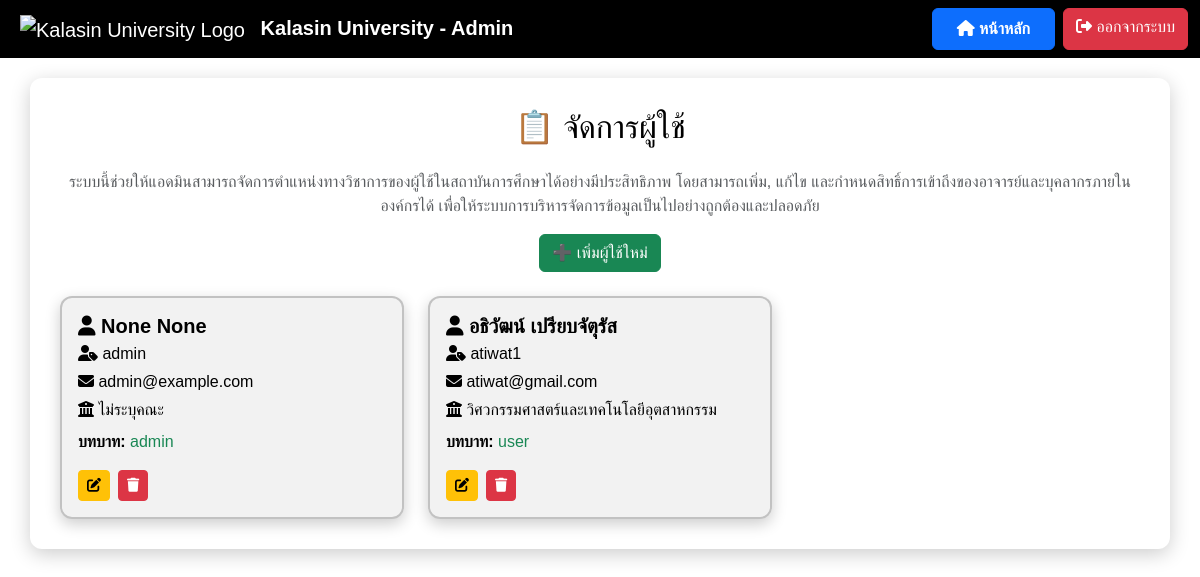
The app's page /manage_users (signed in) with its own data.
### app.py (models this page shows)
class User(db.Model, UserMixin):
    __tablename__ = "user"
    id        = db.Column(db.Integer, primary_key=True)
    username  = db.Column(db.String(80),  unique=True, nullable=False)
    password  = db.Column(db.String(128), nullable=False)   # เก็บ hash ได้ยาว ๆ
    full_name = db.Column(db.String(150), nullable=False)
    first_name = db.Column(db.String(80))
    last_name  = db.Column(db.String(80))
    faculty    = db.Column(db.String(100), nullable=False)
    email      = db.Column(db.String(120), unique=True, nullable=False)
    role       = db.Column(db.String(20),  default="user")
    phone      = db.Column(db.String(20))   # 🆕 เพิ่มบรรทัดนี้
    position = db.Column(db.String(100), nullable=True)
    requests = db.relationship(
        "AcademicRequest",
        backref="user",
        cascade="all, delete-orphan",
        lazy="dynamic"
    )
    workflow_steps = db.relationship(
        "WorkflowStep",
        backref="user",
        cascade="all, delete-orphan",
        lazy="dynamic"
    )
    contact_messages = db.relationship(
        "ContactMessage",
        back_populates="user",
        cascade="all, delete-orphan", # <-- This is the crucial instruction
        lazy="dynamic"
    )

### app.py (the view)
@app.route('/manage_users')
def manage_users():
    if 'role' not in session or session['role'] not in ['admin', ]:
        flash("❌ คุณไม่มีสิทธิ์เข้าถึงหน้านี้!", "danger")
        return redirect(url_for('admin_login'))  # ถ้าไม่ใช่ admin, ให้ไปหน้า login
    users = User.query.all()
    return render_template('manage_users.html', users=users)

### app.py (called while the page is built)
@app.template_filter("faculty_th")
def faculty_th(code):
    return FACULTY_MAP.get(code, "ไม่ระบุคณะ")

@app.after_request
def add_no_cache_headers(resp):
    resp.headers['Cache-Control'] = (
        'no-store, no-cache, must-revalidate, max-age=0')
    resp.headers['Pragma'] = 'no-cache'
    resp.headers['Expires'] = '0'
    return resp

### templates/manage_users.html (shortened to what this page needs)
<!DOCTYPE html>
<html lang="th">
<head>
    <link href="https://cdn.jsdelivr.net/npm/bootstrap@5.3.3/dist/css/bootstrap.min.css" rel="stylesheet">
    <link rel="stylesheet" href="https://cdnjs.cloudflare.com/ajax/libs/font-awesome/6.4.2/css/all.min.css">
</head>
<body>
    <nav class="navbar navbar-expand-lg navbar-dark">
        <div class="container-fluid">
            <a class="navbar-brand ms-2" href="{{ url_for('admin_dashboard') }}">
                <img src="https://upload.wikimedia.org/wikipedia/th/4/4e/Kalasin_University_Seal.svg"
                     alt="Kalasin University Logo"
                     style="height: 50px; margin-right: 10px;">
                <strong>Kalasin University - Admin</strong>
            </a>
            <div class="ms-auto d-flex">
                <a href="{{ url_for('admin_dashboard') }}" class="btn btn-primary fw-bold px-4 py-2 me-2">
                    <i class="fas fa-home"></i> หน้าหลัก
                </a>
                <a href="{{ url_for('admin_logout') }}" class="btn btn-danger ">
  <i class="fas fa-sign-out-alt"></i> ออกจากระบบ
</a>
            </div>
        </div>
    </nav>
    <div class="container container-custom">
        <h2 class="mb-4 text-center">📋 จัดการผู้ใช้</h2>
    <p class="text-center text-muted">
        ระบบนี้ช่วยให้แอดมินสามารถจัดการตำแหน่งทางวิชาการของผู้ใช้ในสถาบันการศึกษาได้อย่างมีประสิทธิภาพ
        โดยสามารถเพิ่ม, แก้ไข และกำหนดสิทธิ์การเข้าถึงของอาจารย์และบุคลากรภายในองค์กรได้
        เพื่อให้ระบบการบริหารจัดการข้อมูลเป็นไปอย่างถูกต้องและปลอดภัย
    </p>
        <div class="text-center mb-4">
            <a href="{{ url_for('add_user') }}" class="btn btn-success">
                ➕ เพิ่มผู้ใช้ใหม่
            </a>
        </div>
<div class="row row-cols-1 row-cols-md-2 row-cols-lg-3 g-4">
    {% for user in users %}
    <div class="col">
        <div class="user-card p-3 h-100 d-flex flex-column">
<h5 class="fw-bold mb-1">
    <i class="fas fa-user"></i>
    {{ user.first_name }} {{ user.last_name }}
</h5>
<p class="mb-1"><i class="fas fa-user-tag"></i> {{ user.username }}</p>
<p class="mb-1"><i class="fas fa-envelope"></i> {{ user.email }}</p>
<p class="mb-1">
    <i class="fas fa-building-columns"></i>
    {{ user.faculty | faculty_th }}
</p>
<p class="mb-3">
    <strong>บทบาท:</strong>
    <span class="text-success">{{ user.role }}</span>
</p>
            <div class="d-flex gap-2 mt-auto">
                <a href="{{ url_for('edit_user', user_id=user.id) }}"
                   class="btn btn-warning btn-sm">
                    <i class="fas fa-edit"></i>
                </a>
    <form method="POST"
          action="{{ url_for('delete_user', user_id=user.id) }}"
          onsubmit="return confirm('⚠️ ยืนยันลบ {{ user.username }} ?');">
        <button type="submit" class="btn btn-danger btn-sm">
            <i class="fas fa-trash"></i>
        </button>
    </form>
</div>
        </div>
    </div>
    {% endfor %}
</div>
</body>
</html>

### templates/manage_users.html (style rules this page uses)
body { font-family: 'Poppins', sans-serif; background: white; color: black; }
.navbar { background: #000000; backdrop-filter: blur(10px); }
.container-custom { background: #ffffff; border-radius: 12px; padding: 30px; box-shadow: 0 5px 20px rgba(0, 0, 0, 0.2); margin-top: 20px; }
.user-card { background: rgba(0, 0, 0, 0.05); color: black; border-radius: 12px; padding: 20px; border: 2px solid rgba(0, 0, 0, 0.2); box-shadow: 0 5px 15px rgba(0, 0, 0, 0.2); transition: transform 0.2s; cursor: pointer; position: relative; }

### records on screen
User: first_name "None", last_name "None", username "admin", email "admin@example.com", faculty|faculty_th "ไม่ระบุคณะ", role "admin"
User: first_name "อธิวัฒน์", last_name "เปรียบจัตุรัส", username "atiwat1", email "atiwat@gmail.com", faculty|faculty_th "วิศวกรรมศาสตร์และเทคโนโลยีอุตสาหกรรม", role "user"
